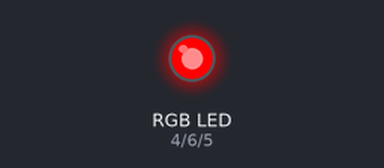
A program run on a simulated Raspberry Pi (BCM pin numbers). Parts: an RGB LED mixed from three pins (HIGH = lit).

Above: at 0.2 s.
At 1.2 s:
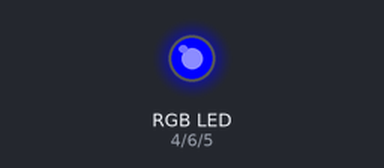
At 3.2 s:
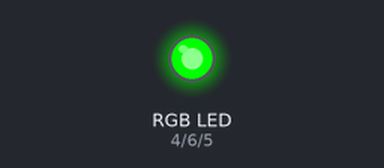
At 4.5 s:
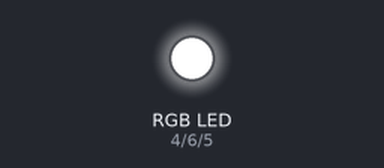
Timing chart, 0 to 5.8 s (numbered marks = the images above):
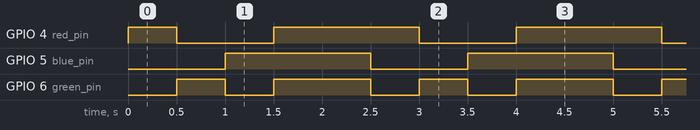

Measured:
- by itself, GPIO 4 (red_pin): repeats every 2.5 s: LOW 1.0 s, HIGH 1.5 s
- by itself, GPIO 5 (blue_pin): alternates HIGH for 1.5 s and LOW for 1.0 s
- by itself, GPIO 6 (green_pin): repeats every 2.5 s: LOW 0.50 s, HIGH 1.0 s, LOW 0.50 s, HIGH 0.50 s

The program:

led_blink.py
```python
# led_Blink.py
# Red led
import RPi.GPIO as GPIO
import time

# RGB LED PinNumber setting
red_pin = 4
green_pin = 6
blue_pin = 5
GPIO.cleanup()
GPIO.setmode(GPIO.BCM) # GPIO .BOARD(1~40)
GPIO.setup(red_pin, GPIO.OUT) #4pin output
GPIO.setup(green_pin, GPIO.OUT)
GPIO.setup(blue_pin, GPIO.OUT)

try:
    while (True):
        GPIO.output(red_pin, True)
        GPIO.output(green_pin, False)
        GPIO.output(blue_pin, False)
        time.sleep(0.5) #0.5sec // R

        GPIO.output(red_pin, False)
        GPIO.output(green_pin, True)
        GPIO.output(blue_pin, False)
        time.sleep(0.5) #0.5sec // G

        GPIO.output(red_pin, False)
        GPIO.output(green_pin, False)
        GPIO.output(blue_pin, True)
        time.sleep(0.5) #0.5sec // b

        GPIO.output(red_pin, True)
        GPIO.output(green_pin, True)
        GPIO.output(blue_pin, True)
        time.sleep(1) #0.5sec // White

except KeyboardInterrupt:
    GPIO.cleanup()
```
